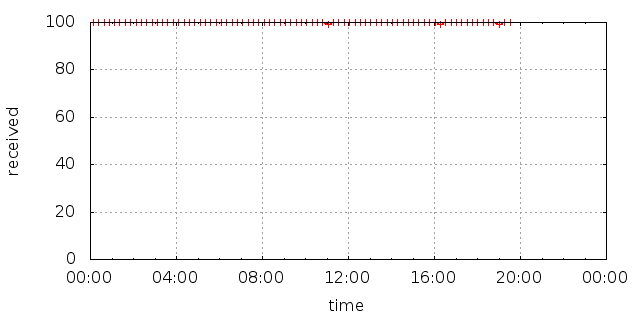

Source code (gnuplot):
#!/usr/bin/env gnuplot
#
# Plot, save and push.
##

set terminal png nocrop enhanced size 640,320
set timefmt '%H:%M'
set xdata time
set xrange ['00:00':'23:59']
set xtics '00:00','04:00'
set xtics format '%H:%M'
set yrange [0:100]
set xlabel 'time'
set ylabel 'received'
set output 'plot.png'
set nokey
set grid
plot 'data/latest.csv' using 3:4 with linespoints
